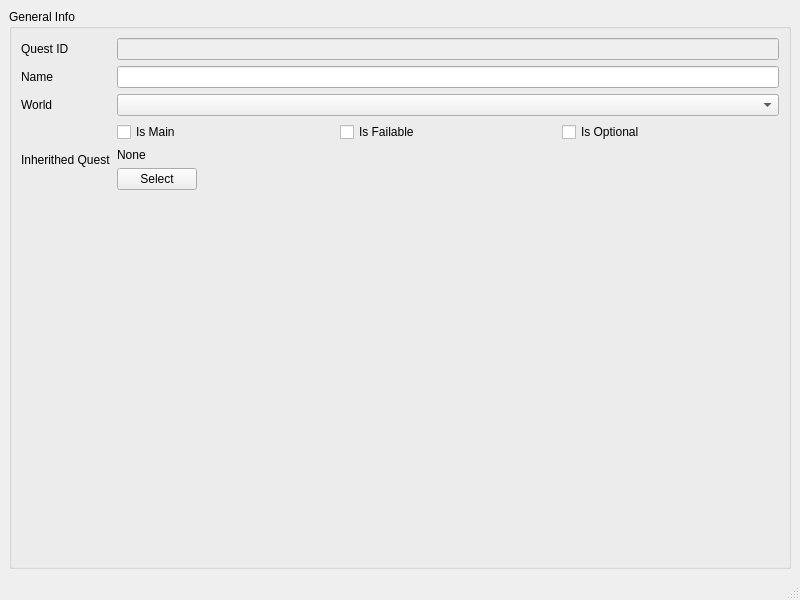
<?xml version="1.0" encoding="UTF-8"?>
<ui version="4.0">
 <class>QuestViewer</class>
 <widget class="QMainWindow" name="QuestViewer">
  <property name="geometry">
   <rect>
    <x>0</x>
    <y>0</y>
    <width>800</width>
    <height>600</height>
   </rect>
  </property>
  <property name="windowTitle">
   <string>MainWindow</string>
  </property>
  <widget class="QWidget" name="centralwidget">
   <layout class="QVBoxLayout" name="verticalLayout_2">
    <item>
     <layout class="QGridLayout" name="gridLayout_2">
      <item row="0" column="0">
       <widget class="QGroupBox" name="groupBox">
        <property name="title">
         <string>General Info</string>
        </property>
        <layout class="QFormLayout" name="formLayout">
         <item row="0" column="0">
          <widget class="QLabel" name="label">
           <property name="text">
            <string>Quest ID</string>
           </property>
          </widget>
         </item>
         <item row="0" column="1">
          <widget class="QLineEdit" name="lineEdit">
           <property name="enabled">
            <bool>false</bool>
           </property>
          </widget>
         </item>
         <item row="1" column="0">
          <widget class="QLabel" name="label_2">
           <property name="text">
            <string>Name</string>
           </property>
          </widget>
         </item>
         <item row="1" column="1">
          <widget class="QLineEdit" name="lineEdit_2"/>
         </item>
         <item row="3" column="0">
          <widget class="QLabel" name="label_3">
           <property name="text">
            <string>World</string>
           </property>
          </widget>
         </item>
         <item row="3" column="1">
          <widget class="QComboBox" name="comboBox"/>
         </item>
         <item row="4" column="1">
          <layout class="QHBoxLayout" name="horizontalLayout">
           <item>
            <widget class="QCheckBox" name="checkBox_3">
             <property name="text">
              <string>Is Main</string>
             </property>
            </widget>
           </item>
           <item>
            <widget class="QCheckBox" name="checkBox_2">
             <property name="text">
              <string>Is Failable</string>
             </property>
            </widget>
           </item>
           <item>
            <widget class="QCheckBox" name="checkBox">
             <property name="text">
              <string>Is Optional</string>
             </property>
            </widget>
           </item>
          </layout>
         </item>
         <item row="4" column="0">
          <widget class="QLabel" name="label_4">
           <property name="text">
            <string/>
           </property>
          </widget>
         </item>
         <item row="5" column="0">
          <widget class="QLabel" name="label_5">
           <property name="text">
            <string>Inherithed Quest</string>
           </property>
          </widget>
         </item>
         <item row="5" column="1">
          <layout class="QGridLayout" name="gridLayout">
           <item row="0" column="0">
            <widget class="QLabel" name="label_6">
             <property name="text">
              <string>None</string>
             </property>
            </widget>
           </item>
           <item row="1" column="0" alignment="Qt::AlignLeft">
            <widget class="QPushButton" name="pushButton">
             <property name="text">
              <string>Select</string>
             </property>
            </widget>
           </item>
          </layout>
         </item>
        </layout>
       </widget>
      </item>
     </layout>
    </item>
   </layout>
  </widget>
  <widget class="QMenuBar" name="menubar">
   <property name="geometry">
    <rect>
     <x>0</x>
     <y>0</y>
     <width>800</width>
     <height>21</height>
    </rect>
   </property>
  </widget>
  <widget class="QStatusBar" name="statusbar"/>
 </widget>
 <resources/>
 <connections/>
</ui>
